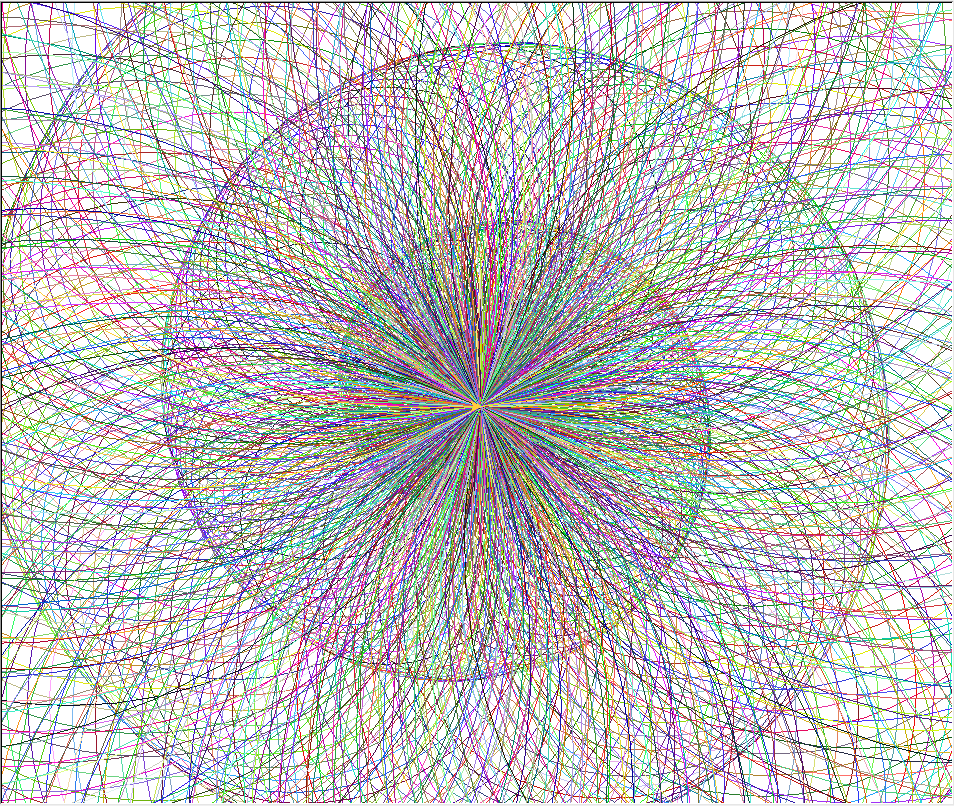

Source code (Python):
#Day018 
from re import S
from turtle import Turtle, Screen, circle, fd
import turtle
import random
jeff = Turtle()
turtle.colormode(255)
#jeff.pensize(5)
loopSize = 20
jeff.home()
""""
for x in range(25):
    jeff.pencolor([random.randint(0, 255),random.randint(0, 255),random.randint(0, 255)])
    jeff.circle(1)
    jeff.up()
    jeff.fd(loopSize)
    jeff.down()
    jeff.pencolor([random.randint(0, 255),random.randint(0, 255),random.randint(0, 255)])
    jeff.circle(1)
    jeff.left(90)
    jeff.up()
    jeff.fd(loopSize)
    jeff.down()
    loopSize += 10
"""

jeff.speed("fastest")
for x in range(720):
    jeff.color(random.randint(0, 255),random.randint(0, 255),random.randint(0, 255))
    jeff.circle(1+x)
    jeff.rt(4)



"""""
jeff.speed("fastest")
for x in range(2500):
    direction = ["fd","bk","rt",'lt']
    move = random.choice(direction)
    if move == "fd":
        jeff.color(random.randint(0, 255),random.randint(0, 255),random.randint(0, 255))
        jeff.fd(25)
    if move == "bk":
        jeff.color(random.randint(0, 255),random.randint(0, 255),random.randint(0, 255))
        jeff.bk(25)
    if move == "rt":
        jeff.color(random.randint(0, 255),random.randint(0, 255),random.randint(0, 255))
        jeff.rt(90)
        jeff.fd(25)
    if move == "lt":
        jeff.color(random.randint(0, 255),random.randint(0, 255),random.randint(0, 255))
        jeff.lt(90)
        jeff.fd(25)




jeff.color(random.randint(0, 255),random.randint(0, 255),random.randint(0, 255))
for x in range(3):
    jeff.forward(100)
    jeff.right(120)
jeff.color(random.randint(0, 255),random.randint(0, 255),random.randint(0, 255))
for x in range(4):
    jeff.forward(100)
    jeff.right(90)
jeff.color(random.randint(0, 255),random.randint(0, 255),random.randint(0, 255))
for x in range(5):
    jeff.forward(100)
    jeff.right(72)
jeff.color(random.randint(0, 255),random.randint(0, 255),random.randint(0, 255))
for x in range(6):
    jeff.forward(100)
    jeff.right(60)  
jeff.color(random.randint(0, 255),random.randint(0, 255),random.randint(0, 255))
for x in range(8):
    jeff.forward(100)
    jeff.right(45)  
jeff.color(random.randint(0, 255),random.randint(0, 255),random.randint(0, 255))
for x in range(10):
    jeff.forward(100)
    jeff.right(36)





def moveJeffInASquare():
    for x in range(4):
        jeff.pd
        jeff.forward(100)
        jeff.circle(5)
        jeff.pu
        jeff.left(90)
    





for x in range(9):
    jeff.pd()
    jeff.forward(25)
    jeff.pu()
    jeff.forward(25)
    jeff.shape("circle")
"""

screen = Screen()
screen.exitonclick()
